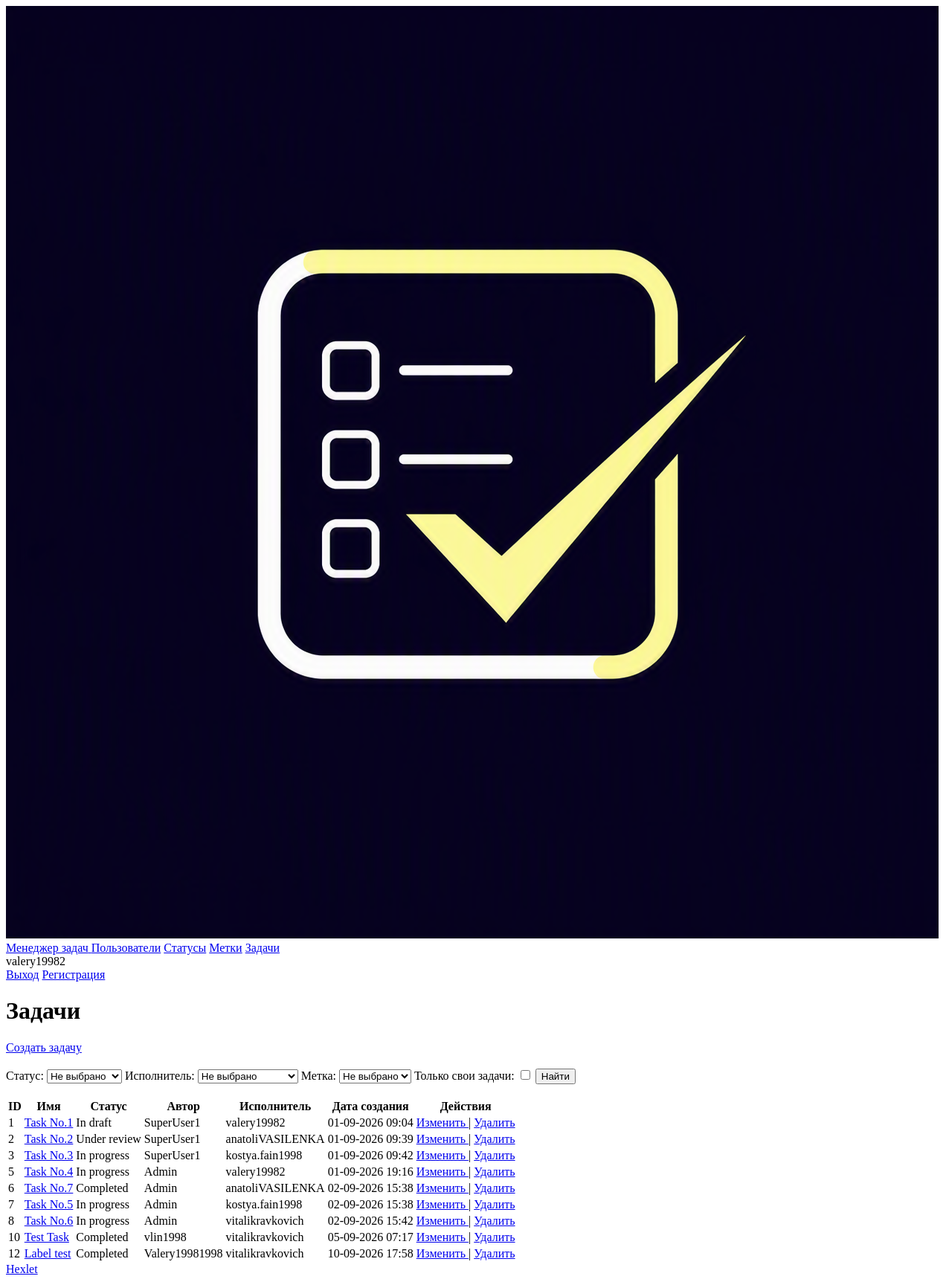
Before: /tasks/ (signed in) with the older database file.
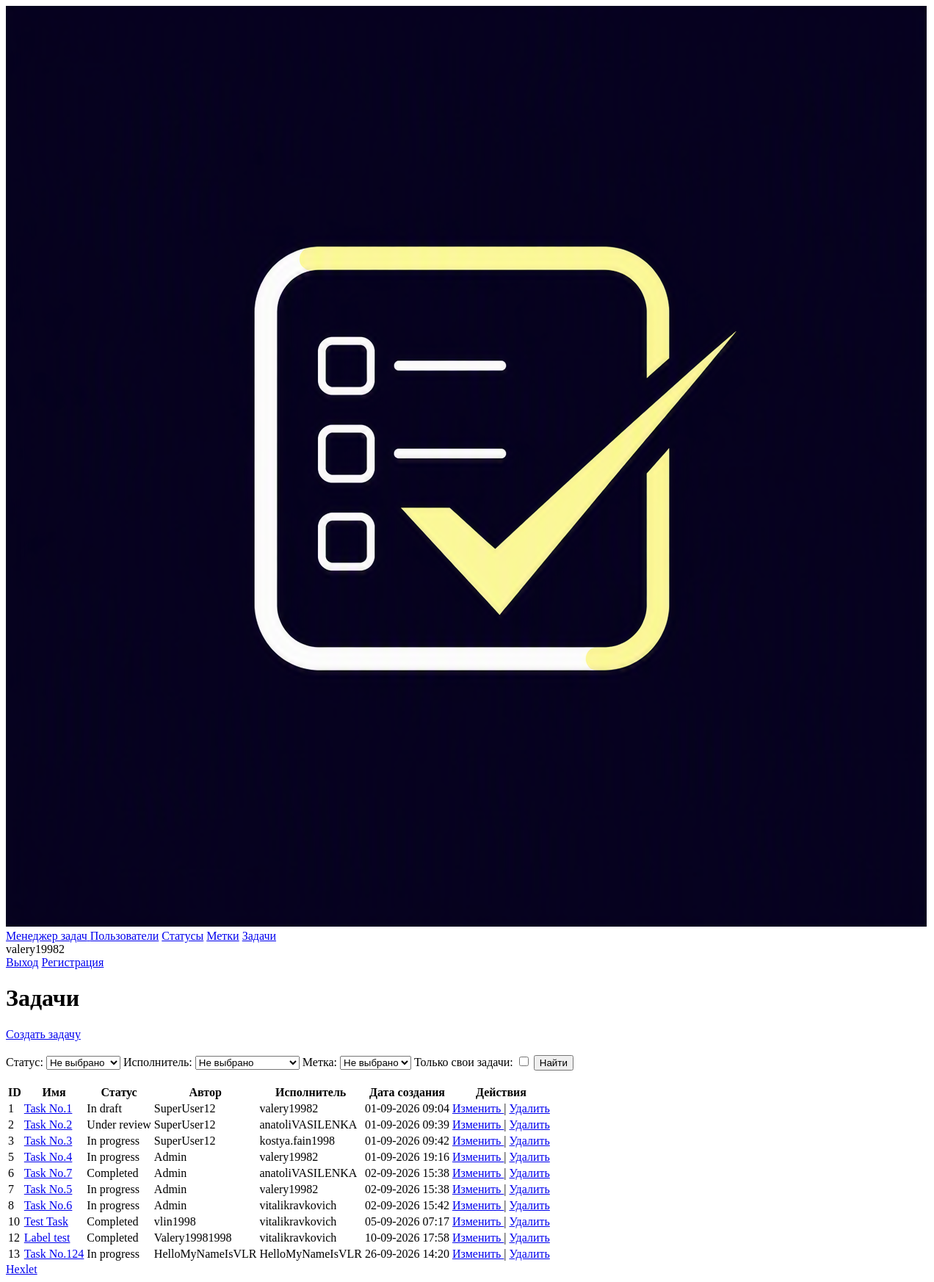
After: the same page with the newer database file.
### task_manager/user/models.py (models this page shows)
class User(AbstractUser):
    pass

### task_manager/task/models.py (models this page shows)
class Task(models.Model):
    name = models.CharField(max_length=200)
    created_at = models.DateTimeField(auto_now_add=True)
    status = models.ForeignKey(Status, related_name='tasks', on_delete=models.PROTECT)
    author = models.ForeignKey(User, related_name='created_tasks', on_delete=models.PROTECT)
    performer = models.ForeignKey(User, related_name='assigned_tasks', null=True, on_delete=models.SET_NULL)
    description = models.CharField(max_length=200, blank=True, null=True)
    label = models.ManyToManyField(Label, related_name='assigned_labels', blank=True)

### task_manager/status/models.py (models this page shows)
class Status(models.Model):
    name = models.CharField(max_length=200, unique=True)
    created_at = models.DateTimeField(auto_now_add=True)
    def __str__(self):
        return self.name

### task_manager/task/views.py (the view)
# urls.py: path('', TasksView.as_view(), name='tasks'),
class TasksView(LoginRequiredMixin, View):
    def get(self, request, *args, **kwargs):
        tasks = Task.objects.all()
        form = TaskFilterForm(request.GET)
        params = {
            'status_id': request.GET.get('status'),
            'performer_id': request.GET.get('performer'),
            'label__id': request.GET.get('label')
        }
        params = {k: v for k, v in params.items() if v}
        filtered_tasks = tasks.filter(**params)
        flag = request.GET.get('own_tasks')
        if flag:
            own_filtered_tasks = filtered_tasks.filter(author=request.user)
        else:
            own_filtered_tasks = filtered_tasks
        return render(
            request,
            'task/tasks.html',
            context={
                'tasks': own_filtered_tasks,
                'form': form
            }
        )

### task_manager/task/forms.py
class TaskFilterForm(forms.Form):
    status = forms.ModelChoiceField(
        queryset=Status.objects.all(),
        required=False,
        empty_label='Не выбрано',
        label='Статус'
    )
    performer = forms.ModelChoiceField(
        queryset=User.objects.all(),
        required=False,
        empty_label='Не выбрано',
        label='Исполнитель'
    )
    label = forms.ModelChoiceField(
        queryset=Label.objects.all(),
        required=False,
        empty_label='Не выбрано',
        label='Метка'
    )
    own_tasks = forms.BooleanField(
        required=False,
        label='Свои задачи'
    )

### task_manager/label/models.py (called while the page is built)
    def __str__(self):
        return self.name

### templates/task/tasks.html (shortened to what this page needs)
{% extends "base.html" %}
{% load tailwind_cli %}
{% block content %}
    <h1 class="text-2xl font-bold mb-6">Задачи</h1>
    <div>
        <a href="{% url 'task_create' %}"
        class="block w-full text-center mt-3 py-2 bg-indigo-600 text-white rounded hover:underline font-medium">
            Создать задачу
        </a>
    </div>
    <br>
    <form action="/tasks" method="get">
        <div class="border border-slate-200 rounded-lg p-6 bg-white shadow-sm space-y-6">
            <label class="block mt-3">
                Cтатус:
                    {{ form.status }}
            </label>
            <label class="block mt-3">
                Исполнитель:
                    {{ form.performer }}
            </label>
            <label class="block mt-3">
                Метка:
                    {{ form.label }}
            </label>
            <label class="block mt-3">
                Только свои задачи: {{ form.own_tasks }}
            </label>
            <button type="submit"
                    class="w-full mt-3 py-2 bg-indigo-600 text-white rounded hover:underline">
                Найти
            </button>
        </div>
    </form>
    <br>
    <div class="overflow-x-auto border border-slate-200 rounded-lg shadow-sm">
        <table class="min-w-full divide-y divide-slate-200 bg-white text-sm">
            <thead class="bg-slate-50">
                <tr>
                    <th class="px-6 py-4 font-semibold text-slate-900 text-left">ID</th>
                    <th class="px-6 py-4 font-semibold text-slate-900 text-left">Имя</th>
                    <th class="px-6 py-4 font-semibold text-slate-900 text-left">Статус</th>
                    <th class="px-6 py-4 font-semibold text-slate-900 text-left">Автор</th>
                    <th class="px-6 py-4 font-semibold text-slate-900 text-left">Исполнитель</th>
                    <th class="px-6 py-4 font-semibold text-slate-900 text-left">Дата создания</th>
                    <th class="px-6 py-4 font-semibold text-slate-900 text-left">Действия</th>
                </tr>
            </thead>
            <tbody class="divide-y divide-slate-200">
                {% for task in tasks %}
                <tr class="hover:bg-slate-50/75 transition-colors">
                    <td class="px-6 py-4 text-slate-500">{{ task.id }}</td>
                    <td class="px-6 py-4 font-medium text-slate-900">
                        <a href="{% url 'task_detail' task.id %}" class="text-indigo-600 hover:text-indigo-900 hover:underline">
                            {{ task.name }}
                        </a>
                    </td>
                    <td class="px-6 py-4 font-medium text-slate-900">{{ task.status }}</td>
                    <td class="px-6 py-4 font-medium text-slate-900">{{ task.author }}</td>
                    <td class="px-6 py-4 font-medium text-slate-900">{{ task.performer }}</td>
                    <td class="px-6 py-4 text-slate-500">{{ task.created_at|date:"d-m-Y H:i" }}</td>
                    <td class="px-6 py-4 whitespace-nowrap">
                        <a href="{% url 'task_update' task.id %}"
                           class="text-indigo-600 hover:text-indigo-900 hover:underline">
                            Изменить
                        </a>
                        <span class="text-slate-300 mx-1">|</span>
                        <a href="{% url 'task_delete' task.id %}"
                           class="text-red-600 hover:text-red-900 hover:underline">
                            Удалить
                        </a>
                    </td>
                </tr>
                {% endfor %}
            </tbody>
        </table>
    </div>
{% endblock %}

### templates/base.html (shortened to what this page needs)
{% load static %}
{% load tailwind_cli %}
<!DOCTYPE html>
<html lang="ru">
<head>
</head>
<body class="flex flex-col min-h-screen bg-white text-slate-800">
    {% if user.is_authenticated %}
    <nav class="bg-indigo-900 text-white px-6 py-4 flex justify-between items-center shadow">
        <div class="flex items-center space-x-6">
            <a href="/" class="flex items-center space-x-2 text-yellow-100 font-bold text-lg">
                <img src="{% static 'images/logo.png' %}" alt="Logo" class="h-8 w-auto rounded">
                <span>Менеджер задач</span>
            </a>
            <a href="{% url 'users' %}" class="hover:text-slate-200">Пользователи</a>
            <a href="{% url 'statuses' %}" class="hover:text-slate-200">Статусы</a>
            <a href="{% url 'labels' %}" class="hover:text-slate-200">Метки</a>
            <a href="{% url 'tasks' %}" class="hover:text-slate-200">Задачи</a>
        </div>
        <span class="text-yellow-100 font-semibold">{{ user.username }}</span>
        <div class="flex items-center space-x-6">
            <a href="{% url 'logout' %}" class="hover:text-slate-200">Выход</a>
            <a href="{% url 'user_create' %}" class="hover:text-slate-200">Регистрация</a>
        </div>
    </nav>
    {% endif %}
    <main class="flex-grow container mx-auto px-6 py-8">
        {% block content %}{% endblock %}
    </main>
    <footer class="border-t border-slate-200 py-4 text-center">
        <a href="https://ru.hexlet.io" target="_blank" class="text-indigo-600 hover:underline">Hexlet</a>
    </footer>
</body>
</html>

Changed rows visible on the page:
changed through a linked row, Task "Task No.1": author "SuperUser1" → "SuperUser12"
changed through a linked row, Task "Task No.2": author "SuperUser1" → "SuperUser12"
changed through a linked row, Task "Task No.3": author "SuperUser1" → "SuperUser12"
changed Task "Task No.5": performer "kostya.fain1998" → "valery19982"
added Task: id "13", name "Task No.124", status "In progress", author "HelloMyNameIsVLR", performer "HelloMyNameIsVLR", created_at "26-09-2026 14:20"
